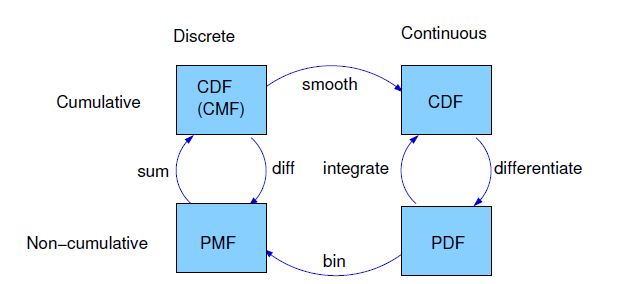
#> input picture distribution-framework.PNG, 625 x 284 px, given in place of the camera
$ jupyter execute 06a-Optical-Flow.ipynb   (text cells are left out)
#> lines starting #> are read from the running program, lines starting #| are printed output that depends on the picture; after the words box and inside, x2 and y2 are one past the last pixel; in counts of white or black regions, pixels touching at a corner belong together
[cell 1]
import numpy as np
import cv2

# Parameters for ShiTomasi corner detection
corner_track_params = dict(maxCorners = 10,
                       qualityLevel = 0.3,
                       minDistance = 7,
                       blockSize = 7 )

# Parameters for lucas kanade optical flow
lk_params = dict( winSize  = (200,200),
                  maxLevel = 2,
                  criteria = (cv2.TERM_CRITERIA_EPS | cv2.TERM_CRITERIA_COUNT, 10,0.03))

cap = cv2.VideoCapture(0)

ret, prev_frame = cap.read()
#> prev_frame is the input picture: shape (284, 625, 3); mean B, G, R 248.6, 241.4, 231.9

prev_gray = cv2.cvtColor(prev_frame, cv2.COLOR_BGR2GRAY)
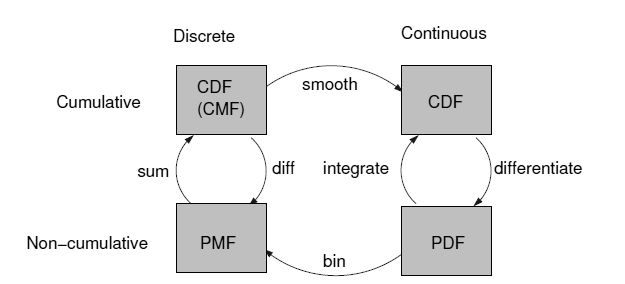
#> prev_gray: shape (284, 625); min 0, max 255, mean 239.4

prevPts = cv2.goodFeaturesToTrack(prev_gray, mask = None, **corner_track_params)
#> prevPts = [[110, 103], [564, 170], [499, 171], [277, 171], [219, 37], [371, 169], [119, 242], [381, 169], [227, 37], [524, 169]]

mask = np.zeros_like(prev_frame)

while True:

    ret,frame = cap.read()

    frame_gray = cv2.cvtColor(frame, cv2.COLOR_BGR2GRAY)

    nextPts, status, err = cv2.calcOpticalFlowPyrLK(prev_gray, frame_gray, prevPts, None, **lk_params)
#> nextPts has the same summary as prevPts; status = [1, 1, 1, 1, 1, 1, 1, 1, 1, 1]; err = [0, 0, 0, 0, 0, 0, 0, 0, 0, 0]

    good_new = nextPts[status==1]
#> good_new has the same summary as prevPts
    good_prev = prevPts[status==1]
#> good_prev has the same summary as prevPts

    for i,(new,prev) in enumerate(zip(good_new,good_prev)):

        x_new,y_new = new.ravel()
        x_prev,y_prev = prev.ravel()

        mask = cv2.line(mask, (x_new,y_new),(x_prev,y_prev), (0,255,0), 3)

        frame = cv2.circle(frame,(x_new,y_new),8,(0,0,255),-1)
#> this loop made 10 passes
#> (x_new, y_new, x_prev, y_prev) on passes 1 to 10: (110, 103, 110, 103), (564, 170, 564, 170), (499, 171, 499, 171), (277, 171, 277, 171), (219, 37, 219, 37), (371, 169, 371, 169), (119, 242, 119, 242), (381, 169, 381, 169), (227, 37, 227, 37), (524, 169, 524, 169)
#> pass 1, `frame = cv2.circle(frame,(x_new,y_new),8,(0,0,255),-1)`:
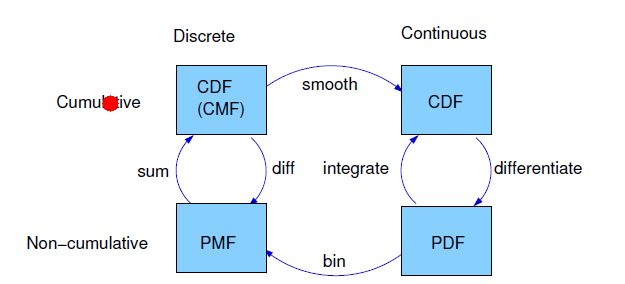
#> frame: shape (284, 625, 3); 0.11% of pixels changed, all inside (x1, y1, x2, y2) = (102, 95, 119, 112)
#> pass 2, `frame = cv2.circle(frame,(x_new,y_new),8,(0,0,255),-1)`:
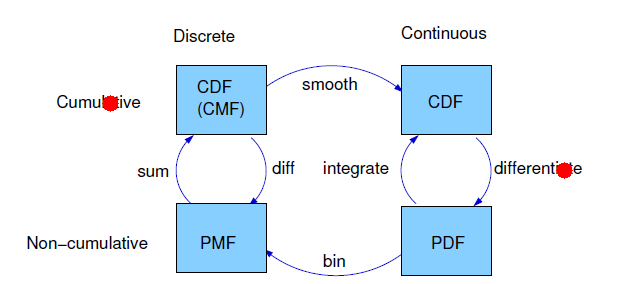
#> frame: shape (284, 625, 3); 0.11% of pixels changed, all inside (x1, y1, x2, y2) = (556, 162, 573, 179)
#> after the loop:
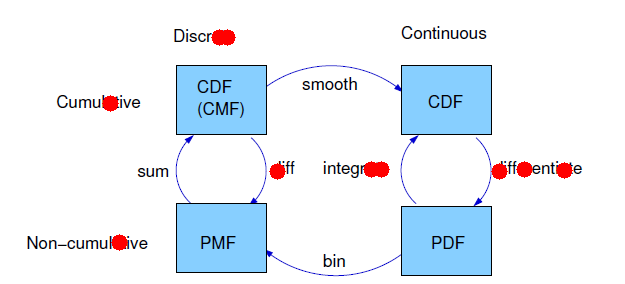
#> frame: shape (284, 625, 3); 0.82% of pixels changed, all inside (x1, y1, x2, y2) = (111, 29, 533, 251)
#> after the loop:
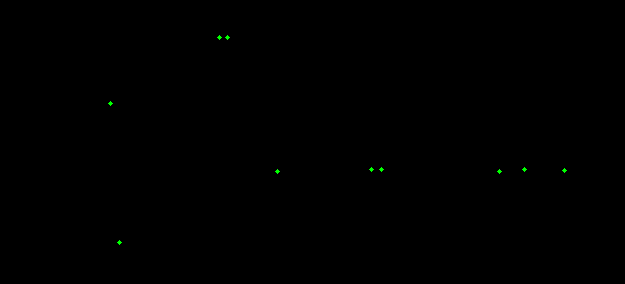
#> mask: shape (284, 625, 3); mean of channels 0, 1, 2 0, 0.2, 0; drawn as B, G, R

    img = cv2.add(frame,mask)
    cv2.imshow('frame',img)

    k = cv2.waitKey(30) & 0xff
#> (key Esc is pressed here)
    if k == 27:
        break

    prev_gray = frame_gray.copy()
    prevPts = good_new.reshape(-1,1,2)

cv2.destroyAllWindows()
cap.release()

[cell 2]
import cv2
import numpy as np

cap = cv2.VideoCapture(0)
ret, frame1 = cap.read()

prvsImg = cv2.cvtColor(frame1,cv2.COLOR_BGR2GRAY)

hsv_mask = np.zeros_like(frame1)
hsv_mask[:,:,1] = 255

while True:
    ret, frame2 = cap.read()
    nextImg = cv2.cvtColor(frame2,cv2.COLOR_BGR2GRAY)

    flow = cv2.calcOpticalFlowFarneback(prvsImg,nextImg, None, 0.5, 3, 15, 3, 5, 1.2, 0)

    mag, ang = cv2.cartToPolar(flow[:,:,0], flow[:,:,1],angleInDegrees=True)
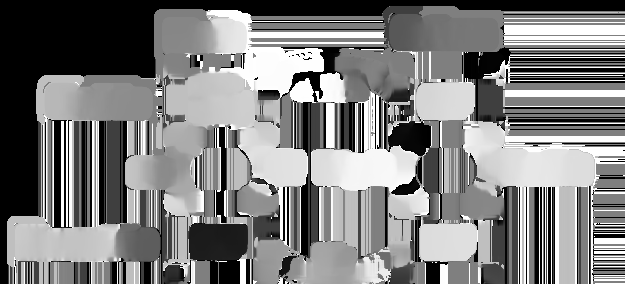
#> ang: shape (284, 625) float32; min 0, max 360, mean 177.5; drawn with min black and max white
    hsv_mask[:,:,0] = ang/2
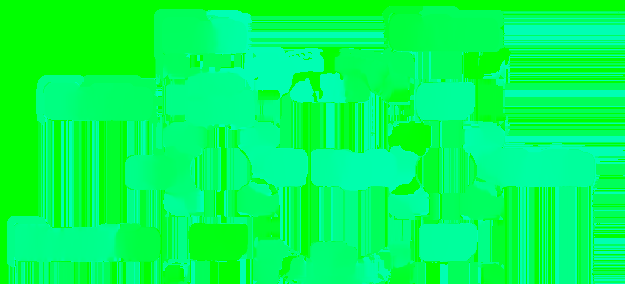
#> hsv_mask: shape (284, 625, 3); mean of channels 0, 1, 2 88.4, 255, 0; drawn as B, G, R
    hsv_mask[:,:,2] = cv2.normalize(mag,None,0,255,cv2.NORM_MINMAX)
#> hsv_mask: shape (284, 625, 3); 13.57% of pixels changed, all inside (x1, y1, x2, y2) = (54, 69, 591, 284)

    bgr = cv2.cvtColor(hsv_mask,cv2.COLOR_HSV2BGR)
    cv2.imshow('frame2',bgr)

    k = cv2.waitKey(30) & 0xff
#> (key Esc is pressed here)
    if k == 27:
        break

    prvsImg = nextImg


cap.release()
cv2.destroyAllWindows()
